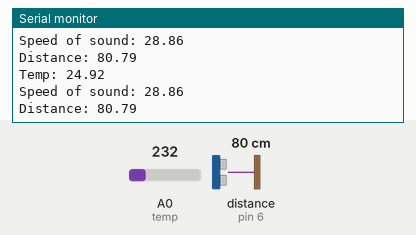
Simulated run of this sketch. Board: Arduino Uno, built with avr-gcc and run on an emulated ATmega328P. Shown: the last lines printed to the serial monitor. Inputs (shaded band) come from the test bench; at power-on: distance to the obstacle (sensor on pin 6) 80 cm, A0 (temp) = 232. The echo pulse lasts 58.3 µs per cm.

Above: at 1.8 s.
1.9 s: distance to the obstacle (sensor on pin 6) set to 2 cm
At 2.8 s:
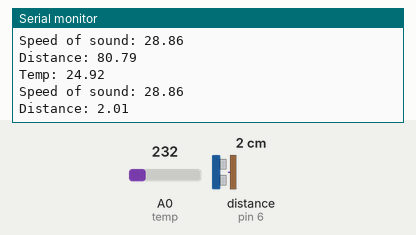
3.4 s: A0 (temp) set to 250
At 4.7 s:
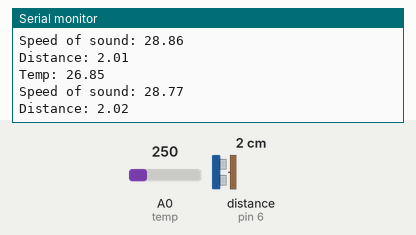
4.9 s: distance to the obstacle (sensor on pin 6) set to 4 cm
At 5.9 s:
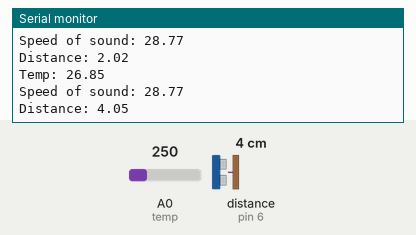
6.4 s: A0 (temp) set to 266
At 7.9 s:
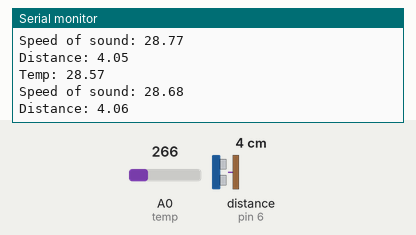
Timing chart, 0 to 8.9 s (numbered marks = the images above; inputs shaded):
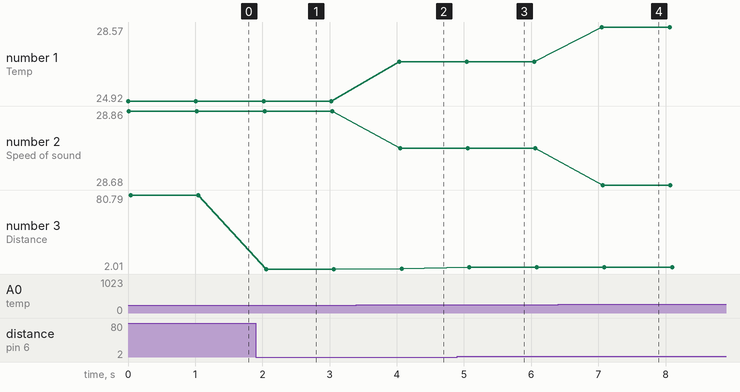

The sketch:

Sensor.ino
```cpp
//CONSTANT
const int trig = 7;
const int echo = 6;
const int temp = 0; //Analog pin
const int slowdist = 20; //distance to start slowing down
const int stopdist = 5; //distance to stop

//VARIABLES
float echotime; //time of pulse in microseconds
float temperature; //temperature from IC sensor in degree Celsius
float speedSound; //calculated speed of sound using temperature from IC sensor
float distance; //distance in cm

void setup() {
  pinMode(trig, OUTPUT);
  pinMode(echo,INPUT);
  analogReference(INTERNAL); //change aRef to ~1.1V
  Serial.begin(9600);
}

void loop() {
  //read temperature from IC sensor(in Celsius);
   temperature = analogRead(temp)/9.31;
   Serial.print("Temp: ");
   Serial.println(temperature);

   //calculate speed of sound with temperature in m/s
   speedSound = 331.5 + (0.6 * temperature);

   //convert speed of sound to us/cm
   speedSound = 10000/speedSound;
   Serial.print("Speed of sound: ");
   Serial.println(speedSound);

   //10us pulse to trigger
   digitalWrite(trig, LOW);
   delay(2); //TODO: CHANGE TO 10us DELAY
   digitalWrite(trig, HIGH);
   delay(2); //TODO: CHANGE TO 10us DELAY
   digitalWrite(trig, LOW);

   //waits for echo to go HIGH, starts timer, stops timer when echo goes LOW
   echotime = pulseIn(echo, HIGH);

   //calculate distance in cm
   if (echo > 38000) { //if the distance is too far, just set distance to 0.
     distance = 0;
   }
   else {
     distance = echotime/speedSound/2;
     }
   Serial.print("Distance: ");
   Serial.println(distance);

   delay(1000);

//   if (distance <= stopdist) {
//     //make motor stop
//   }
//   else if (distance <= slowdist) {
//        speed of robot at every cm interval = ((distance-stopdist)/(slowdist-stopdist)) * 255
//     //make motor gradually slow down
//   }
//   else {
//     //normal speed: 255
//   }
}
```

Measured:
- after the input at 1.9 s, the serial monitor: prints a new line after 0.16 s (image 1)
- after the input at 3.4 s, the serial monitor: prints a new line after 0.63 s (image 2)
- after the input at 4.9 s, the serial monitor: prints a new line after 0.18 s (image 3)
- after the input at 6.4 s, the serial monitor: prints a new line after 0.65 s (image 4)
- plotted number 1: 24.92 → 26.85 after the input at 3.4 s, 26.85 → 28.57 after the input at 6.4 s
- plotted number 2: 28.86 → 28.77 after the input at 3.4 s, 28.77 → 28.68 after the input at 6.4 s
- plotted number 3: 80.79 → 2.01 after the input at 1.9 s, 2.01 → 2.02 after the input at 3.4 s, 2.02 → 4.05 after the input at 4.9 s, 4.05 → 4.06 after the input at 6.4 s
